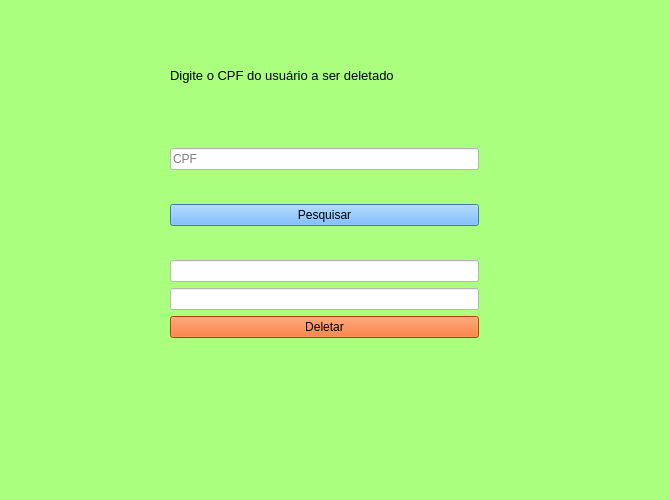
<?xml version="1.0" encoding="UTF-8"?>
<ui version="4.0">
 <class>Form</class>
 <widget class="QWidget" name="Form">
  <property name="geometry">
   <rect>
    <x>0</x>
    <y>0</y>
    <width>670</width>
    <height>500</height>
   </rect>
  </property>
  <property name="minimumSize">
   <size>
    <width>670</width>
    <height>500</height>
   </size>
  </property>
  <property name="maximumSize">
   <size>
    <width>670</width>
    <height>500</height>
   </size>
  </property>
  <property name="windowTitle">
   <string>Deletar Usuário</string>
  </property>
  <property name="styleSheet">
   <string notr="true">background-color: rgb(170, 255, 127);</string>
  </property>
  <widget class="QLabel" name="label">
   <property name="geometry">
    <rect>
     <x>170</x>
     <y>60</y>
     <width>311</width>
     <height>31</height>
    </rect>
   </property>
   <property name="font">
    <font>
     <family>Segoe UI</family>
     <pointsize>10</pointsize>
    </font>
   </property>
   <property name="text">
    <string>Digite o CPF do usuário a ser deletado</string>
   </property>
  </widget>
  <widget class="QWidget" name="layoutWidget">
   <property name="geometry">
    <rect>
     <x>170</x>
     <y>120</y>
     <width>309</width>
     <height>249</height>
    </rect>
   </property>
   <layout class="QVBoxLayout" name="verticalLayout">
    <item>
     <widget class="QLineEdit" name="lineEdit_cpf">
      <property name="styleSheet">
       <string notr="true">background-color: rgb(255, 255, 255);</string>
      </property>
      <property name="placeholderText">
       <string>CPF</string>
      </property>
     </widget>
    </item>
    <item>
     <widget class="QPushButton" name="pushButton_pesquisar">
      <property name="styleSheet">
       <string notr="true">background-color: rgb(85, 170, 255);</string>
      </property>
      <property name="text">
       <string>Pesquisar</string>
      </property>
     </widget>
    </item>
    <item>
     <layout class="QVBoxLayout" name="verticalLayout_2">
      <item>
       <widget class="QLineEdit" name="lineEdit_nome">
        <property name="enabled">
         <bool>false</bool>
        </property>
        <property name="styleSheet">
         <string notr="true">background-color: rgb(255, 255, 255);</string>
        </property>
        <property name="placeholderText">
         <string/>
        </property>
       </widget>
      </item>
      <item>
       <widget class="QLineEdit" name="lineEdit_tipo">
        <property name="enabled">
         <bool>false</bool>
        </property>
        <property name="styleSheet">
         <string notr="true">background-color: rgb(255, 255, 255);</string>
        </property>
        <property name="placeholderText">
         <string/>
        </property>
       </widget>
      </item>
      <item>
       <widget class="QPushButton" name="pushButton_deletar">
        <property name="styleSheet">
         <string notr="true">background-color: rgb(255, 85, 0);</string>
        </property>
        <property name="text">
         <string>Deletar</string>
        </property>
       </widget>
      </item>
     </layout>
    </item>
   </layout>
  </widget>
 </widget>
 <resources/>
 <connections/>
</ui>
